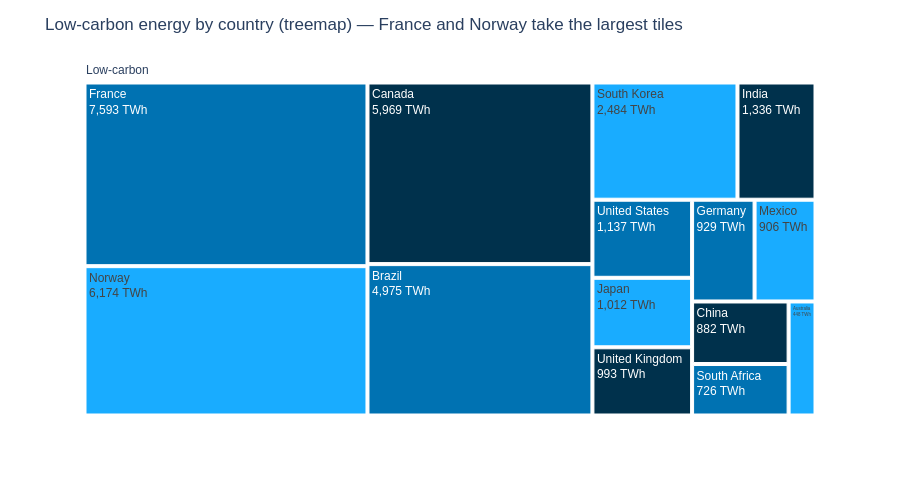
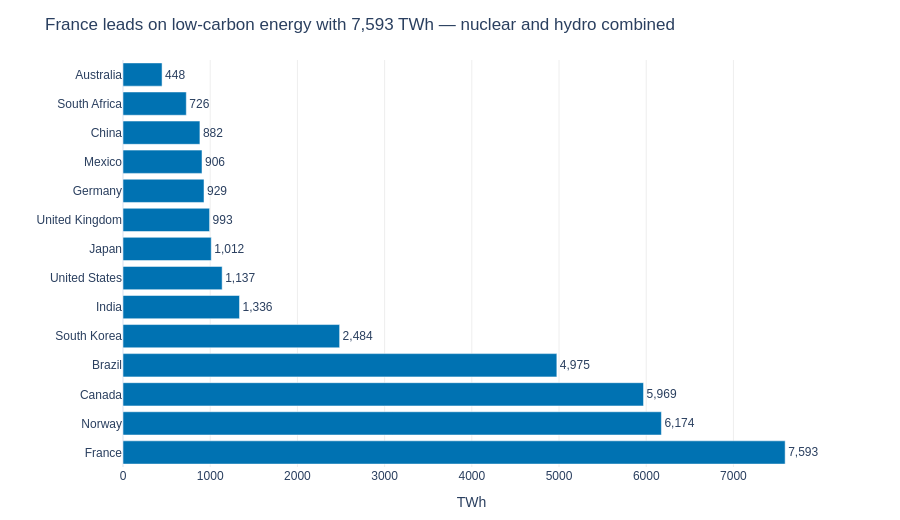

The notebook cell these images were saved under, in order:
### Markdown cell above
## Task 2 — Treemap vs bar: low-carbon energy by country

**What to build:** Build **both** a treemap and a horizontal bar chart showing total low-carbon TWh (Nuclear + Hydro) per country. Then answer the question in a markdown cell below.

**Requirements:**
- Filter to `Source_Type == 'Low-carbon'` and aggregate TWh by country
- Treemap: single-level `path=['All', 'Country']` with a dummy root node labelled `'Low-carbon'`
- Bar chart: sorted by TWh, horizontal orientation, CVD-safe colour
- Both charts show TWh values, not percentages
- Insight title on the bar chart naming the leading country

### Code cell
# Task 2 — low-carbon TWh: treemap + horizontal bar

import pandas as pd
import plotly.express as px

df = pd.read_csv('../data/global_energy_mix.csv')
source_category = {
    'Coal': 'Fossil', 'Oil': 'Fossil', 'Natural Gas': 'Fossil',
    'Nuclear': 'Low-carbon', 'Hydro': 'Low-carbon',
    'Wind': 'Renewable', 'Solar': 'Renewable', 'Other Renewables': 'Renewable',
}
df['Source_Type'] = df['Source'].map(source_category)

low_carbon = (
    df.loc[df['Source_Type'] == 'Low-carbon']
      .groupby('Country', as_index=False)['TWh'].sum()
)
low_carbon['All'] = 'Low-carbon'  # dummy root for a single-level treemap

# ── Treemap ───────────────────────────────────────────────────────────────────
fig_tree = px.treemap(
    low_carbon,
    path=['All', 'Country'],
    values='TWh',
    color_discrete_sequence=['#0072B2'],  # CVD-safe blue
    labels={'TWh': 'Energy (TWh)'},
    height=500,
    width=900,
    template='plotly_white',
)
fig_tree.update_traces(
    textinfo='label+value',
    texttemplate='%{label}<br>%{value:,.0f} TWh',
    hovertemplate='<b>%{label}</b><br>%{value:,.0f} TWh<extra></extra>',
)
fig_tree.update_layout(
    title='Low-carbon energy by country (treemap) — France and Norway take the largest tiles',
    font=dict(family='Arial', size=12),
)
fig_tree.show()

# ── Horizontal bar (sorted) ───────────────────────────────────────────────────
bar_order = low_carbon.sort_values('TWh', ascending=True)['Country'].tolist()
leader = low_carbon.loc[low_carbon['TWh'].idxmax(), 'Country']
leader_twh = low_carbon['TWh'].max()

fig_bar = px.bar(
    low_carbon,
    x='TWh',
    y='Country',
    orientation='h',
    category_orders={'Country': bar_order},
    color_discrete_sequence=['#0072B2'],
    text=low_carbon['TWh'].map('{:,.0f}'.format),
    labels={'TWh': 'Low-carbon energy (TWh)', 'Country': ''},
    height=520,
    template='plotly_white',
)
fig_bar.update_traces(
    textposition='outside',
    cliponaxis=False,
    hovertemplate='<b>%{y}</b><br>%{x:,.0f} TWh<extra></extra>',
)
fig_bar.update_layout(
    title=f'{leader} leads on low-carbon energy with {leader_twh:,.0f} TWh — nuclear and hydro combined',
    font=dict(family='Arial', size=12),
    plot_bgcolor='white',
    xaxis=dict(gridcolor='#EEEEEE', title='TWh'),
    yaxis=dict(showgrid=False),
    margin=dict(l=120, r=80, t=60, b=40),
    showlegend=False,
)
fig_bar.show()

### Figure 1 — Plotly figure (JSON) as saved in the notebook; plotly's stock layout.template omitted (floating-point values rounded to 4 significant figures)
{"data": [{"branchvalues": "total", "domain": {"x": [0, 1], "y": [0, 1]}, "hovertemplate": "<b>%{label}</b><br>%{value:,.0f} TWh<extra></extra>", "ids": ["Low-carbon/Australia", "Low-carbon/Brazil", "Low-carbon/Canada", "Low-carbon/China", "Low-carbon/France", "Low-carbon/Germany", "Low-carbon/India", "Low-carbon/Japan", "Low-carbon/Mexico", "Low-carbon/Norway", "Low-carbon/South Africa", "Low-carbon/South Korea", "Low-carbon/United Kingdom", "Low-carbon/United States", "Low-carbon"], "labels": ["Australia", "Brazil", "Canada", "China", "France", "Germany", "India", "Japan", "Mexico", "Norway", "South Africa", "South Korea", "United Kingdom", "United States", "Low-carbon"], "name": "", "parents": ["Low-carbon", "Low-carbon", "Low-carbon", "Low-carbon", "Low-carbon", "Low-carbon", "Low-carbon", "Low-carbon", "Low-carbon", "Low-carbon", "Low-carbon", "Low-carbon", "Low-carbon", "Low-carbon", ""], "textinfo": "label+value", "texttemplate": "%{label}<br>%{value:,.0f} TWh", "type": "treemap", "values": [448.0, 4975.0, 5969.0, 882.0, 7593.0, 929.0, 1336.0, 1012.0, 906.0, 6174.0, 726.0, 2484.0, 993.0, 1137.0, 35560.0]}], "layout": {"font": {"family": "Arial", "size": 12}, "height": 500, "legend": {"tracegroupgap": 0}, "margin": {"t": 60}, "title": {"text": "Low-carbon energy by country (treemap) — France and Norway take the largest tiles"}, "treemapcolorway": ["#0072B2"], "width": 900}}

### Figure 2 — Plotly figure (JSON) as saved in the notebook; plotly's stock layout.template omitted (floating-point values rounded to 4 significant figures)
{"data": [{"cliponaxis": false, "hovertemplate": "<b>%{y}</b><br>%{x:,.0f} TWh<extra></extra>", "legendgroup": "", "marker": {"color": "#0072B2", "pattern": {"shape": ""}}, "name": "", "orientation": "h", "showlegend": false, "text": ["448", "4,975", "5,969", "882", "7,593", "929", "1,336", "1,012", "906", "6,174", "726", "2,484", "993", "1,137"], "textposition": "outside", "type": "bar", "x": [448.0, 4975.0, 5969.0, 882.0, 7593.0, 929.0, 1336.0, 1012.0, 906.0, 6174.0, 726.0, 2484.0, 993.0, 1137.0], "xaxis": "x", "y": ["Australia", "Brazil", "Canada", "China", "France", "Germany", "India", "Japan", "Mexico", "Norway", "South Africa", "South Korea", "United Kingdom", "United States"], "yaxis": "y"}], "layout": {"barmode": "relative", "font": {"family": "Arial", "size": 12}, "height": 520, "legend": {"tracegroupgap": 0}, "margin": {"b": 40, "l": 120, "r": 80, "t": 60}, "plot_bgcolor": "white", "showlegend": false, "title": {"text": "France leads on low-carbon energy with 7,593 TWh — nuclear and hydro combined"}, "xaxis": {"anchor": "y", "domain": [0, 1], "gridcolor": "#EEEEEE", "title": {"text": "TWh"}}, "yaxis": {"anchor": "x", "categoryarray": ["France", "Norway", "Canada", "Brazil", "South Korea", "India", "United States", "Japan", "United Kingdom", "Germany", "Mexico", "China", "South Africa", "Australia"], "categoryorder": "array", "domain": [0, 1], "showgrid": false, "title": {"text": ""}}}}
